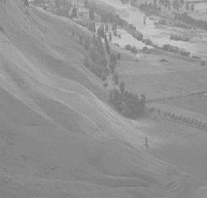
#> input picture Prova/Pratica 1 e 2/Histograma/wiki.png, 207 x 198 px
$ python 'AULA 2 - 6 - brilho e contraste com trackbar.py'
#> lines starting #> are read from the running program, lines starting #| are printed output that depends on the picture
import cv2
from matplotlib import pyplot as plt

"""
Este código permite ajustar o brilho e o contraste de uma imagem em tempo real usando trackbars. Ele lê uma imagem
do disco, cria duas janelas para exibir a imagem original e a imagem com os ajustes de brilho e contraste,
respectivamente. Dois trackbars são utilizados para controlar o brilho e o contraste da imagem ajustada. O usuário
pode mover os trackbars para ajustar os parâmetros e visualizar imediatamente o efeito na imagem ajustada. O loop
principal espera até que a tecla 'Esc' seja pressionada para encerrar o programa.
"""


# Define uma função vazia (callback) para os trackbars
def nothing(x):
    pass


# Lê uma imagem do disco
img = cv2.imread('wiki.png')
#> img is the input picture: shape (198, 207, 3); min 114, max 208, mean 147

# Cria uma janela para a imagem
cv2.namedWindow('Imagem Original')
cv2.namedWindow('Imagem Ajustada', cv2.WINDOW_NORMAL)

# Define o tamanho da janela
cv2.resizeWindow('Imagem Ajustada', 640, 480)

# Cria dois trackbars para brilho e contraste
cv2.createTrackbar('Brilho', 'Imagem Ajustada', 0, 100, nothing)
#> slider 'Brilho' is set to 33
cv2.createTrackbar('Contraste', 'Imagem Ajustada', 0, 100, nothing)
#> slider 'Contraste' is set to 33

# Mostra a imagem original na janela
cv2.imshow('Imagem Original', img)

# Loop principal
while True:
    # Lê o valor dos trackbars
    brilho = cv2.getTrackbarPos('Brilho', 'Imagem Ajustada')
    contraste = cv2.getTrackbarPos('Contraste', 'Imagem Ajustada')

    # Calcula a matriz de transformação para ajustar o brilho e o contraste
    alpha = (100 + contraste) / 100
    beta = brilho

    # Aplica a transformação na imagem
    nova_img = cv2.convertScaleAbs(img, alpha=alpha, beta=beta)
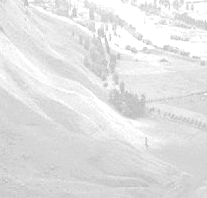
#> nova_img: shape (198, 207, 3); min 185, max 255, mean 227.1

    # Mostra a nova imagem com brilho e contraste ajustados
    cv2.imshow('Imagem Ajustada', nova_img)

    # Espera por uma tecla ser pressionada
    k = cv2.waitKey(1) & 0xFF
#> (key Esc is pressed here)
    if k == 27:
        break

# Fecha todas as janelas
cv2.destroyAllWindows()
